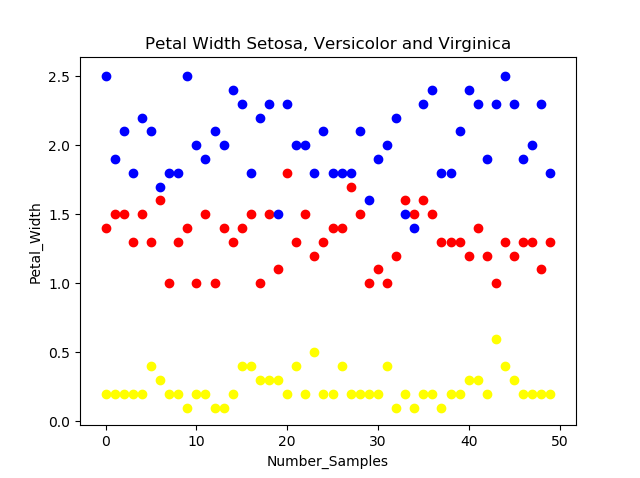

Generate this figure with Python:
import pandas as pd
#imports pandas as pd
   
import matplotlib.pyplot as plot
#imports matplotlib as plt
   
dataframe = pd.read_csv('https://raw.githubusercontent.com/uiuc-cse/data-fa14/gh-pages/data/iris.csv')
#Adapted from https://raw.githubusercontent.com/uiuc-cse/data-fa14/gh-pages/data/iris.csv
# read the data from the downloaded CSV file.


Setosa = dataframe.loc[dataframe['species'] == 'setosa']
Versicolor = dataframe.loc[dataframe['species'] == 'versicolor']
Virginica = dataframe.loc[dataframe['species'] == 'virginica']
#creates a dataframe of each species and asssigns them

number_of_samples = int(50)
#defines the number of samples and assigns them an integer

plot.scatter(range(number_of_samples),Setosa["petal_width"], color = "yellow")
plot.scatter(range(number_of_samples),Versicolor["petal_width"], color = "red")
plot.scatter(range(number_of_samples),Virginica["petal_width"], color = "blue")
#utilises the plot.scatter function in matplotlib to create a scatter plot, uses the range function to define y and number of samples, defines x axis as petal width of all species and assigns them their respective colours

plot.title("Petal Width Setosa, Versicolor and Virginica")
plot.xlabel('Number_Samples')
plot.ylabel('Petal_Width')

plot.show()
#uses the title label and show functions in matplotlib to give a title to the plot and label the x and y axis and then shows the plot
